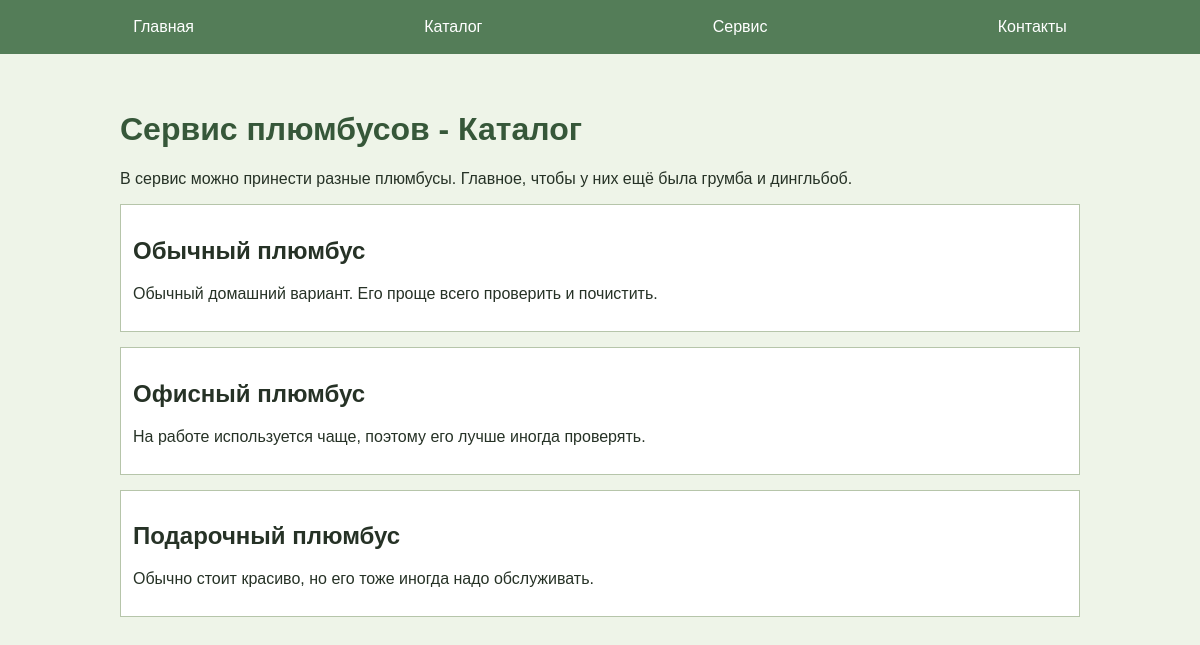
/catalog, run on the app's committed database.
### tables this page shows
CREATE TABLE mainmenu(
    id INTEGER PRIMARY KEY AUTOINCREMENT,
    title TEXT NOT NULL,
    url TEXT NOT NULL
);

CREATE TABLE pages(
    id INTEGER PRIMARY KEY AUTOINCREMENT,
    alias TEXT NOT NULL,
    title TEXT NOT NULL,
    text TEXT NOT NULL
);

CREATE TABLE page_items(
    id INTEGER PRIMARY KEY AUTOINCREMENT,
    page_alias TEXT NOT NULL,
    title TEXT NOT NULL,
    text TEXT,
    position INTEGER NOT NULL
);

### app.py (the view)
@app.route("/catalog")
def catalog():
    dbase, page = get_page_data("catalog")
    return render_template(
        "catalog.html",
        title=page["title"],
        menu=dbase.get_menu(),
        page=page,
        items=dbase.get_page_items("catalog"),
    )

### FDataBase.py (called while the page is built)
    def get_menu(self):
        try:
            self.__cur.execute("SELECT title, url FROM mainmenu ORDER BY id")
            result = self.__cur.fetchall()
            if result:
                return result
        except sqlite3.Error as error:
            print("Ошибка чтения меню из базы данных", error)
        return []

    def get_page(self, alias):
        try:
            self.__cur.execute(
                "SELECT title, text FROM pages WHERE alias = ? LIMIT 1",
                (alias,),
            )
            result = self.__cur.fetchone()
            if result:
                return result
        except sqlite3.Error as error:
            print("Ошибка чтения страницы из базы данных", error)
        return False

    def get_page_items(self, alias):
        try:
            self.__cur.execute(
                "SELECT title, text FROM page_items "
                "WHERE page_alias = ? ORDER BY position",
                (alias,),
            )
            return self.__cur.fetchall()
        except sqlite3.Error as error:
            print("Ошибка чтения содержимого страницы", error)
        return []

### app.py (called while the page is built)
def connect_db():
    con = sqlite3.connect(app.config["DATABASE"])
    con.row_factory = sqlite3.Row
    return con

def get_db():
    if not hasattr(g, "link_db"):
        g.link_db = connect_db()
    return g.link_db

def get_page_data(alias):
    dbase = FDataBase(get_db())
    page = dbase.get_page(alias)
    if not page:
        abort(404)
    return dbase, page

### templates/catalog.html (shortened to what this page needs)
{% extends 'base.html' %}
{% block content %}
{{ super() }}
{{ page.text | safe }}
{% for item in items %}
<div class="item">
    <h2>{{ item.title }}</h2>
    <p>{{ item.text }}</p>
</div>
{% endfor %}
{% endblock %}

### templates/base.html (shortened to what this page needs)
<!DOCTYPE html>
<html lang="ru">
<head>
    <link rel="stylesheet" href="{{ url_for('static', filename='css/style.css') }}">
</head>
<body>
{% block content %}
    <ul class="menu">
        {% for m in menu %}
        <li><a href="{{ m.url }}">{{ m.title }}</a></li>
        {% endfor %}
    </ul>
    <div class="container">
        {% if title %}
        <h1>Сервис плюмбусов - {{ title }}</h1>
        {% else %}
        <h1>Сервис плюмбусов</h1>
        {% endif %}
{% endblock %}
    </div>
</body>
</html>

### static/css/style.css (style rules this page uses)
body { background: #eef4e8; margin: 0; padding: 0; font-family: Verdana, Geneva, Tahoma, sans-serif; color: #263226; }
.menu { display: flex; justify-content: space-around; list-style: none; background: #547d58; padding: 18px; margin-top: 0; }
.menu a { color: white; text-decoration: none; }
.container { max-width: 1000px; margin: 0 auto; padding: 20px; box-sizing: border-box; }
h1 { color: #365739; }
.item { background: white; border: 1px solid #b6c5aa; padding: 12px; margin-bottom: 15px; }

### data on the page
mainmenu: title "Главная"
mainmenu: title "Каталог"
mainmenu: title "Сервис"
mainmenu: title "Контакты"
pages: title "Каталог", text "В сервис можно принести разные плюмбусы. Главное, чтобы у них ещё была грумба и дингльбоб."
page_items: title "Обычный плюмбус", text "Обычный домашний вариант. Его проще всего проверить и почистить."
page_items: title "Офисный плюмбус", text "На работе используется чаще, поэтому его лучше иногда проверять."
page_items: title "Подарочный плюмбус", text "Обычно стоит красиво, но его тоже иногда надо обслуживать."
